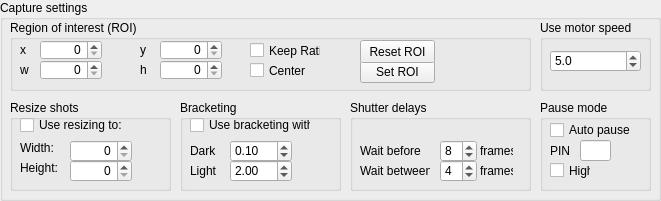
      <widget class="QGroupBox" name="cameraControlGroupBox">
       <property name="geometry">
        <rect>
         <x>10</x>
         <y>510</y>
         <width>661</width>
         <height>201</height>
        </rect>
       </property>
       <property name="styleSheet">
        <string notr="true">QGroupBox#cameraControlGroupBox { 
     border: 0.5px solid black; 
 } </string>
       </property>
       <property name="title">
        <string>Capture settings</string>
       </property>
       <widget class="QGroupBox" name="groupBox_7">
        <property name="geometry">
         <rect>
          <x>180</x>
          <y>100</y>
          <width>161</width>
          <height>91</height>
         </rect>
        </property>
        <property name="title">
         <string>Bracketing</string>
        </property>
        <widget class="QLabel" name="label_12">
         <property name="geometry">
          <rect>
           <x>10</x>
           <y>40</y>
           <width>35</width>
           <height>21</height>
          </rect>
         </property>
         <property name="text">
          <string>Dark</string>
         </property>
        </widget>
        <widget class="QLabel" name="label_21">
         <property name="geometry">
          <rect>
           <x>10</x>
           <y>60</y>
           <width>35</width>
           <height>21</height>
          </rect>
         </property>
         <property name="text">
          <string>Light</string>
         </property>
        </widget>
        <widget class="QDoubleSpinBox" name="lightCoefficientBox">
         <property name="geometry">
          <rect>
           <x>50</x>
           <y>60</y>
           <width>62</width>
           <height>22</height>
          </rect>
         </property>
         <property name="minimum">
          <double>0.100000000000000</double>
         </property>
         <property name="maximum">
          <double>10.000000000000000</double>
         </property>
         <property name="singleStep">
          <double>0.100000000000000</double>
         </property>
         <property name="value">
          <double>2.000000000000000</double>
         </property>
        </widget>
        <widget class="QDoubleSpinBox" name="darkCoefficientBox">
         <property name="geometry">
          <rect>
           <x>50</x>
           <y>40</y>
           <width>62</width>
           <height>22</height>
          </rect>
         </property>
         <property name="minimum">
          <double>0.000000000000000</double>
         </property>
         <property name="maximum">
          <double>2.000000000000000</double>
         </property>
         <property name="singleStep">
          <double>0.100000000000000</double>
         </property>
         <property name="value">
          <double>0.100000000000000</double>
         </property>
        </widget>
        <widget class="QCheckBox" name="bracketCheckBox">
         <property name="geometry">
          <rect>
           <x>10</x>
           <y>15</y>
           <width>121</width>
           <height>20</height>
          </rect>
         </property>
         <property name="text">
          <string>Use bracketing with:</string>
         </property>
        </widget>
       </widget>
       <widget class="QGroupBox" name="groupBox_4">
        <property name="geometry">
         <rect>
          <x>10</x>
          <y>100</y>
          <width>161</width>
          <height>91</height>
         </rect>
        </property>
        <property name="title">
         <string>Resize shots</string>
        </property>
        <widget class="QCheckBox" name="resizeCheckBox">
         <property name="geometry">
          <rect>
           <x>10</x>
           <y>15</y>
           <width>131</width>
           <height>20</height>
          </rect>
         </property>
         <property name="text">
          <string>Use resizing to:</string>
         </property>
        </widget>
        <widget class="QDoubleSpinBox" name="resizewBox">
         <property name="geometry">
          <rect>
           <x>60</x>
           <y>40</y>
           <width>62</width>
           <height>22</height>
          </rect>
         </property>
         <property name="alignment">
          <set>Qt::AlignRight|Qt::AlignTrailing|Qt::AlignVCenter</set>
         </property>
         <property name="decimals">
          <number>0</number>
         </property>
         <property name="minimum">
          <double>0.000000000000000</double>
         </property>
         <property name="maximum">
          <double>50000.000000000000000</double>
         </property>
         <property name="singleStep">
          <double>1.000000000000000</double>
         </property>
         <property name="value">
          <double>0.000000000000000</double>
         </property>
        </widget>
        <widget class="QDoubleSpinBox" name="resizehBox">
         <property name="geometry">
          <rect>
           <x>60</x>
           <y>60</y>
           <width>62</width>
           <height>22</height>
          </rect>
         </property>
         <property name="alignment">
          <set>Qt::AlignRight|Qt::AlignTrailing|Qt::AlignVCenter</set>
         </property>
         <property name="decimals">
          <number>0</number>
         </property>
         <property name="minimum">
          <double>0.000000000000000</double>
         </property>
         <property name="maximum">
          <double>50000.000000000000000</double>
         </property>
         <property name="singleStep">
          <double>1.000000000000000</double>
         </property>
         <property name="value">
          <double>0.000000000000000</double>
         </property>
        </widget>
        <widget class="QLabel" name="label_39">
         <property name="geometry">
          <rect>
           <x>10</x>
           <y>40</y>
           <width>50</width>
           <height>16</height>
          </rect>
         </property>
         <property name="text">
          <string>Width:</string>
         </property>
        </widget>
        <widget class="QLabel" name="label_40">
         <property name="geometry">
          <rect>
           <x>10</x>
           <y>60</y>
           <width>50</width>
           <height>16</height>
          </rect>
         </property>
         <property name="text">
          <string>Height:</string>
         </property>
        </widget>
       </widget>
       <widget class="QGroupBox" name="groupBox_5">
        <property name="geometry">
         <rect>
          <x>350</x>
          <y>100</y>
          <width>181</width>
          <height>91</height>
         </rect>
        </property>
        <property name="title">
         <string>Shutter delays</string>
        </property>
        <widget class="QLabel" name="label_23">
         <property name="geometry">
          <rect>
           <x>10</x>
           <y>60</y>
           <width>70</width>
           <height>21</height>
          </rect>
         </property>
         <property name="text">
          <string>Wait between</string>
         </property>
        </widget>
        <widget class="QLabel" name="label_24">
         <property name="geometry">
          <rect>
           <x>10</x>
           <y>40</y>
           <width>70</width>
           <height>21</height>
          </rect>
         </property>
         <property name="text">
          <string>Wait before</string>
         </property>
        </widget>
        <widget class="QSpinBox" name="shutterSpeedWaitBox">
         <property name="geometry">
          <rect>
           <x>90</x>
           <y>60</y>
           <width>37</width>
           <height>22</height>
          </rect>
         </property>
         <property name="maximum">
          <number>10</number>
         </property>
         <property name="singleStep">
          <number>1</number>
         </property>
         <property name="value">
          <number>4</number>
         </property>
        </widget>
        <widget class="QSpinBox" name="shutterAutoWaitBox">
         <property name="geometry">
          <rect>
           <x>90</x>
           <y>40</y>
           <width>37</width>
           <height>22</height>
          </rect>
         </property>
         <property name="maximum">
          <number>20</number>
         </property>
         <property name="singleStep">
          <number>1</number>
         </property>
         <property name="value">
          <number>8</number>
         </property>
        </widget>
        <widget class="QLabel" name="label_34">
         <property name="geometry">
          <rect>
           <x>130</x>
           <y>40</y>
           <width>33</width>
           <height>21</height>
          </rect>
         </property>
         <property name="text">
          <string>frames</string>
         </property>
        </widget>
        <widget class="QLabel" name="label_26">
         <property name="geometry">
          <rect>
           <x>130</x>
           <y>60</y>
           <width>33</width>
           <height>21</height>
          </rect>
         </property>
         <property name="text">
          <string>frames</string>
         </property>
        </widget>
       </widget>
       <widget class="QGroupBox" name="groupBox_2">
        <property name="geometry">
         <rect>
          <x>10</x>
          <y>20</y>
          <width>521</width>
          <height>71</height>
         </rect>
        </property>
        <property name="title">
         <string>Region of interest (ROI)</string>
        </property>
        <widget class="QDoubleSpinBox" name="ROIxBox">
         <property name="geometry">
          <rect>
           <x>30</x>
           <y>20</y>
           <width>62</width>
           <height>20</height>
          </rect>
         </property>
         <property name="alignment">
          <set>Qt::AlignRight|Qt::AlignTrailing|Qt::AlignVCenter</set>
         </property>
         <property name="decimals">
          <number>0</number>
         </property>
         <property name="minimum">
          <double>0.000000000000000</double>
         </property>
         <property name="maximum">
          <double>50000.000000000000000</double>
         </property>
         <property name="singleStep">
          <double>1.000000000000000</double>
         </property>
         <property name="value">
          <double>0.000000000000000</double>
         </property>
        </widget>
        <widget class="QPushButton" name="setROIButton">
         <property name="geometry">
          <rect>
           <x>350</x>
           <y>40</y>
           <width>75</width>
           <height>23</height>
          </rect>
         </property>
         <property name="text">
          <string>Set ROI</string>
         </property>
        </widget>
        <widget class="QDoubleSpinBox" name="ROIhBox">
         <property name="geometry">
          <rect>
           <x>150</x>
           <y>40</y>
           <width>62</width>
           <height>20</height>
          </rect>
         </property>
         <property name="alignment">
          <set>Qt::AlignRight|Qt::AlignTrailing|Qt::AlignVCenter</set>
         </property>
         <property name="decimals">
          <number>0</number>
         </property>
         <property name="minimum">
          <double>0.000000000000000</double>
         </property>
         <property name="maximum">
          <double>50000.000000000000000</double>
         </property>
         <property name="singleStep">
          <double>1.000000000000000</double>
         </property>
         <property name="value">
          <double>0.000000000000000</double>
         </property>
        </widget>
        <widget class="QLabel" name="label_30">
         <property name="geometry">
          <rect>
           <x>10</x>
           <y>20</y>
           <width>20</width>
           <height>20</height>
          </rect>
         </property>
         <property name="text">
          <string>x</string>
         </property>
        </widget>
        <widget class="QDoubleSpinBox" name="ROIyBox">
         <property name="geometry">
          <rect>
           <x>150</x>
           <y>20</y>
           <width>62</width>
           <height>20</height>
          </rect>
         </property>
         <property name="alignment">
          <set>Qt::AlignRight|Qt::AlignTrailing|Qt::AlignVCenter</set>
         </property>
         <property name="decimals">
          <number>0</number>
         </property>
         <property name="minimum">
          <double>0.000000000000000</double>
         </property>
         <property name="maximum">
          <double>50000.000000000000000</double>
         </property>
         <property name="singleStep">
          <double>1.000000000000000</double>
         </property>
         <property name="value">
          <double>0.000000000000000</double>
         </property>
        </widget>
        <widget class="QLabel" name="label_36">
         <property name="geometry">
          <rect>
           <x>130</x>
           <y>20</y>
           <width>20</width>
           <height>20</height>
          </rect>
         </property>
         <property name="text">
          <string>y</string>
         </property>
        </widget>
        <widget class="QCheckBox" name="keepRatioCheckBox">
         <property name="geometry">
          <rect>
           <x>240</x>
           <y>22</y>
           <width>71</width>
           <height>17</height>
          </rect>
         </property>
         <property name="text">
          <string>Keep Ratio</string>
         </property>
        </widget>
        <widget class="QCheckBox" name="centerCheckBox">
         <property name="geometry">
          <rect>
           <x>240</x>
           <y>42</y>
           <width>71</width>
           <height>17</height>
          </rect>
         </property>
         <property name="text">
          <string>Center</string>
         </property>
        </widget>
        <widget class="QDoubleSpinBox" name="ROIwBox">
         <property name="geometry">
          <rect>
           <x>30</x>
           <y>40</y>
           <width>62</width>
           <height>20</height>
          </rect>
         </property>
         <property name="alignment">
          <set>Qt::AlignRight|Qt::AlignTrailing|Qt::AlignVCenter</set>
         </property>
         <property name="decimals">
          <number>0</number>
         </property>
         <property name="minimum">
          <double>0.000000000000000</double>
         </property>
         <property name="maximum">
          <double>50000.000000000000000</double>
         </property>
         <property name="singleStep">
          <double>1.000000000000000</double>
         </property>
         <property name="value">
          <double>0.000000000000000</double>
         </property>
        </widget>
        <widget class="QLabel" name="label_37">
         <property name="geometry">
          <rect>
           <x>10</x>
           <y>40</y>
           <width>20</width>
           <height>20</height>
          </rect>
         </property>
         <property name="text">
          <string>w</string>
         </property>
        </widget>
        <widget class="QLabel" name="label_38">
         <property name="geometry">
          <rect>
           <x>130</x>
           <y>40</y>
           <width>20</width>
           <height>20</height>
          </rect>
         </property>
         <property name="text">
          <string>h</string>
         </property>
        </widget>
        <widget class="QPushButton" name="resetROIButton">
         <property name="geometry">
          <rect>
           <x>350</x>
           <y>20</y>
           <width>75</width>
           <height>23</height>
          </rect>
         </property>
         <property name="text">
          <string>Reset ROI</string>
         </property>
        </widget>
       </widget>
       <widget class="QGroupBox" name="groupBox_15">
        <property name="geometry">
         <rect>
          <x>540</x>
          <y>20</y>
          <width>111</width>
          <height>71</height>
         </rect>
        </property>
        <property name="title">
         <string>Use motor speed</string>
        </property>
        <widget class="QDoubleSpinBox" name="captureMotorSpeedBox">
         <property name="geometry">
          <rect>
           <x>10</x>
           <y>30</y>
           <width>91</width>
           <height>22</height>
          </rect>
         </property>
         <property name="decimals">
          <number>1</number>
         </property>
         <property name="minimum">
          <double>0.000000000000000</double>
         </property>
         <property name="maximum">
          <double>10.000000000000000</double>
         </property>
         <property name="singleStep">
          <double>0.100000000000000</double>
         </property>
         <property name="value">
          <double>5.000000000000000</double>
         </property>
        </widget>
       </widget>
       <widget class="QGroupBox" name="groupBox_11">
        <property name="geometry">
         <rect>
          <x>540</x>
          <y>100</y>
          <width>111</width>
          <height>91</height>
         </rect>
        </property>
        <property name="title">
         <string>Pause mode</string>
        </property>
        <widget class="QCheckBox" name="pauseLevelCheckBox">
         <property name="geometry">
          <rect>
           <x>10</x>
           <y>60</y>
           <width>41</width>
           <height>21</height>
          </rect>
         </property>
         <property name="text">
          <string>High</string>
         </property>
        </widget>
        <widget class="QCheckBox" name="autoPauseCheckBox">
         <property name="geometry">
          <rect>
           <x>10</x>
           <y>20</y>
           <width>81</width>
           <height>20</height>
          </rect>
         </property>
         <property name="text">
          <string>Auto pause</string>
         </property>
        </widget>
        <widget class="QLabel" name="label_33">
         <property name="geometry">
          <rect>
           <x>10</x>
           <y>40</y>
           <width>21</width>
           <height>21</height>
          </rect>
         </property>
         <property name="text">
          <string>PIN</string>
         </property>
        </widget>
        <widget class="QLineEdit" name="pauseEdit">
         <property name="geometry">
          <rect>
           <x>40</x>
           <y>40</y>
           <width>31</width>
           <height>21</height>
          </rect>
         </property>
        </widget>
       </widget>
      </widget>
